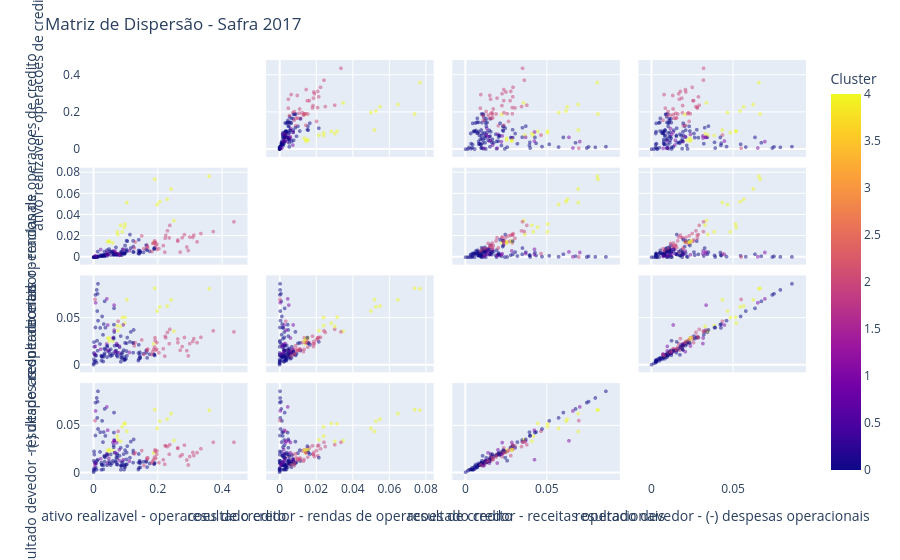
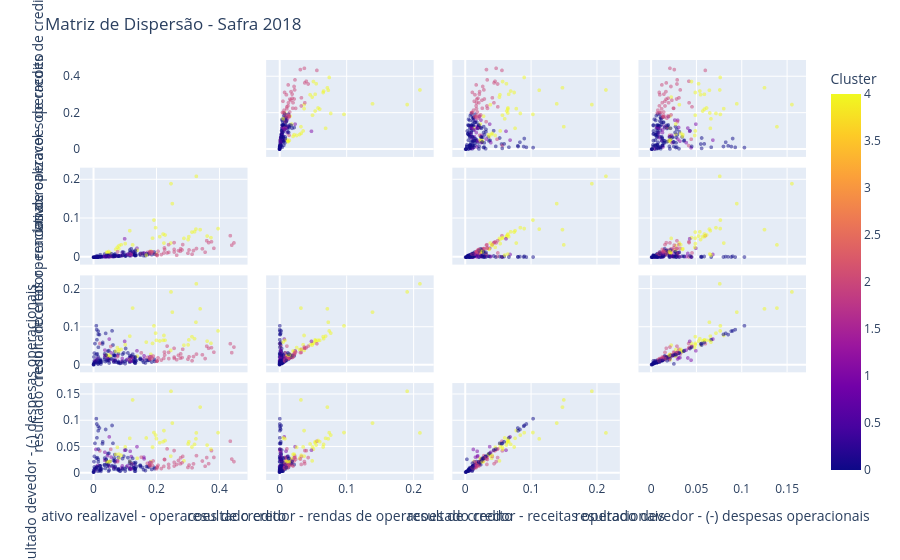

The notebook cell saved with these charts, in order:
### Code cell
import plotly.express as px

def plotar_scatter_matrix_clusters(df_filtrado, final_kmeans, ano_especifico):
    df_viz = df_filtrado.copy()
    df_ano= df_viz[df_viz['ano'] == ano_especifico].copy()
    #df = px.data.X_scaled()
    features = ["ativo realizavel - operacoes de credito", "resultado credor - rendas de operacoes de credito", "resultado credor - receitas operacionais", "resultado devedor - (-) despesas operacionais"]

    fig = px.scatter_matrix(
        df_ano,
        dimensions=features,
        color="Cluster"
    )
    fig.update_traces(
        diagonal_visible=False,
        marker=dict(
            size=4,           # Reduz o tamanho (padrão costuma ser 6 ou 8)
            opacity=0.5,      # 40% de opacidade (permite ver através dos pontos)
            line=dict(width=0) # Remove a borda dos pontos para evitar "borrões" escuros
        )
    )

    fig.update_layout(
        title=f"Matriz de Dispersão - Safra {ano_especifico}",
        hovermode='closest'
    )

    fig.update_traces(diagonal_visible=False)
    fig.show()

plotar_scatter_matrix_clusters(df_filtrado, final_kmeans, 2017)
plotar_scatter_matrix_clusters(df_filtrado, final_kmeans, 2018)

### Figure 1 — Plotly figure (JSON) as saved in the notebook; plotly's stock layout.template omitted (floating-point values rounded to 4 significant figures; data arrays with more than 128 entries replaced by an {"elided": "..."} marker saying what was removed)
{"data": [{"diagonal": {"visible": false}, "dimensions": [{"axis": {"matches": true}, "label": "ativo realizavel - operacoes de credito", "values": {"elided": "179 float values"}}, {"axis": {"matches": true}, "label": "resultado credor - rendas de operacoes de credito", "values": {"elided": "179 float values"}}, {"axis": {"matches": true}, "label": "resultado credor - receitas operacionais", "values": {"elided": "179 float values"}}, {"axis": {"matches": true}, "label": "resultado devedor - (-) despesas operacionais", "values": {"elided": "179 float values"}}], "hovertemplate": "%{xaxis.title.text}=%{x}<br>%{yaxis.title.text}=%{y}<br>Cluster=%{marker.color}<extra></extra>", "legendgroup": "", "marker": {"color": {"elided": "179 int values"}, "coloraxis": "coloraxis", "line": {"width": 0}, "opacity": 0.5, "size": 4, "symbol": "circle"}, "name": "", "showlegend": false, "type": "splom"}], "layout": {"coloraxis": {"colorbar": {"title": {"text": "Cluster"}}, "colorscale": [[0, "#0d0887"], [0.1111, "#46039f"], [0.2222, "#7201a8"], [0.3333, "#9c179e"], [0.4444, "#bd3786"], [0.5556, "#d8576b"], [0.6667, "#ed7953"], [0.7778, "#fb9f3a"], [0.8889, "#fdca26"], [1, "#f0f921"]]}, "dragmode": "select", "hovermode": "closest", "legend": {"tracegroupgap": 0}, "margin": {"t": 60}, "title": {"text": "Matriz de Dispersão - Safra 2017"}}}

### Figure 2 — Plotly figure (JSON) as saved in the notebook; plotly's stock layout.template omitted (floating-point values rounded to 4 significant figures; data arrays with more than 128 entries replaced by an {"elided": "..."} marker saying what was removed)
{"data": [{"diagonal": {"visible": false}, "dimensions": [{"axis": {"matches": true}, "label": "ativo realizavel - operacoes de credito", "values": {"elided": "227 float values"}}, {"axis": {"matches": true}, "label": "resultado credor - rendas de operacoes de credito", "values": {"elided": "227 float values"}}, {"axis": {"matches": true}, "label": "resultado credor - receitas operacionais", "values": {"elided": "227 float values"}}, {"axis": {"matches": true}, "label": "resultado devedor - (-) despesas operacionais", "values": {"elided": "227 float values"}}], "hovertemplate": "%{xaxis.title.text}=%{x}<br>%{yaxis.title.text}=%{y}<br>Cluster=%{marker.color}<extra></extra>", "legendgroup": "", "marker": {"color": {"elided": "227 int values"}, "coloraxis": "coloraxis", "line": {"width": 0}, "opacity": 0.5, "size": 4, "symbol": "circle"}, "name": "", "showlegend": false, "type": "splom"}], "layout": {"coloraxis": {"colorbar": {"title": {"text": "Cluster"}}, "colorscale": [[0, "#0d0887"], [0.1111, "#46039f"], [0.2222, "#7201a8"], [0.3333, "#9c179e"], [0.4444, "#bd3786"], [0.5556, "#d8576b"], [0.6667, "#ed7953"], [0.7778, "#fb9f3a"], [0.8889, "#fdca26"], [1, "#f0f921"]]}, "dragmode": "select", "hovermode": "closest", "legend": {"tracegroupgap": 0}, "margin": {"t": 60}, "title": {"text": "Matriz de Dispersão - Safra 2018"}}}
